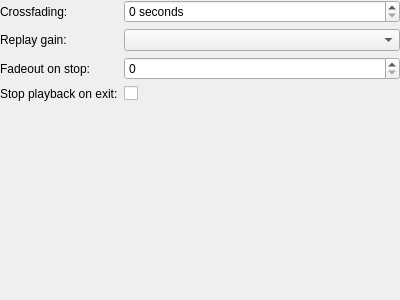
<?xml version="1.0" encoding="UTF-8"?>
<ui version="4.0">
 <class>PlaybackSettings</class>
 <widget class="QWidget" name="PlaybackSettings">
  <property name="geometry">
   <rect>
    <x>0</x>
    <y>0</y>
    <width>400</width>
    <height>300</height>
   </rect>
  </property>
  <property name="windowTitle">
   <string>Form</string>
  </property>
  <layout class="QFormLayout" name="formLayout">
   <property name="margin">
    <number>0</number>
   </property>
   <item row="0" column="0">
    <widget class="QLabel" name="label_6">
     <property name="text">
      <string>Crossfading:</string>
     </property>
     <property name="buddy">
      <cstring>crossfading</cstring>
     </property>
    </widget>
   </item>
   <item row="0" column="1">
    <widget class="QSpinBox" name="crossfading">
     <property name="suffix">
      <string> seconds</string>
     </property>
     <property name="maximum">
      <number>20</number>
     </property>
    </widget>
   </item>
   <item row="1" column="0">
    <widget class="QLabel" name="label_6a">
     <property name="text">
      <string>Replay gain:</string>
     </property>
     <property name="buddy">
      <cstring>replayGain</cstring>
     </property>
    </widget>
   </item>
   <item row="1" column="1">
    <widget class="QComboBox" name="replayGain"/>
   </item>
   <item row="2" column="0">
    <widget class="QLabel" name="label_6b">
     <property name="text">
      <string>Fadeout on stop:</string>
     </property>
     <property name="buddy">
      <cstring>stopFadeDuration</cstring>
     </property>
    </widget>
   </item>
   <item row="2" column="1">
    <widget class="QSpinBox" name="stopFadeDuration"/>
   </item>
   <item row="3" column="0">
    <widget class="QLabel" name="label_6c">
     <property name="text">
      <string>Stop playback on exit:</string>
     </property>
     <property name="buddy">
      <cstring>stopOnExit</cstring>
     </property>
    </widget>
   </item>
   <item row="3" column="1">
    <widget class="QCheckBox" name="stopOnExit"/>
   </item>
  </layout>
 </widget>
 <resources/>
 <connections/>
</ui>
